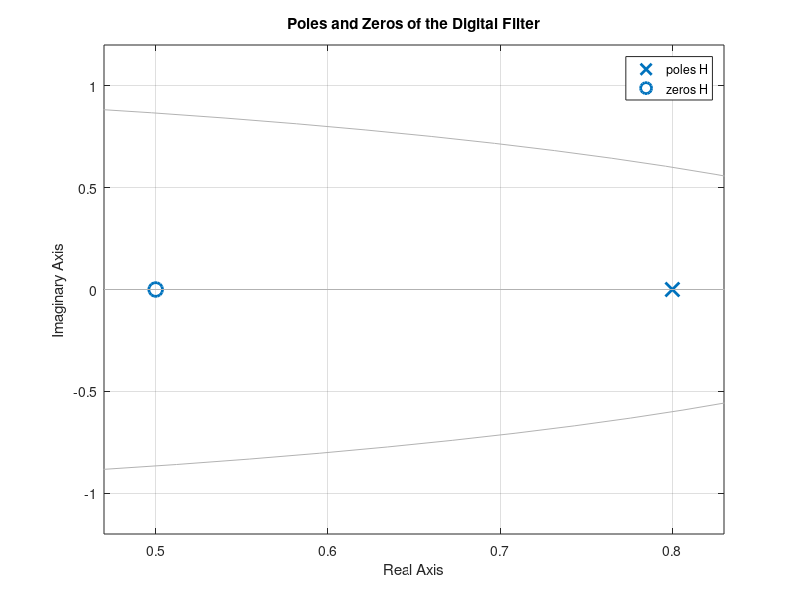

Write MATLAB code to recreate this figure.
% Define a digital transfer function
numerator = [1 -0.5];  % Example numerator coefficients
denominator = [1 -0.8];  % Example denominator coefficients
H = tf(numerator, denominator, -1);  % Define the transfer function

% Plot poles and zeros
pzmap(H);
title('Poles and Zeros of the Digital Filter');
